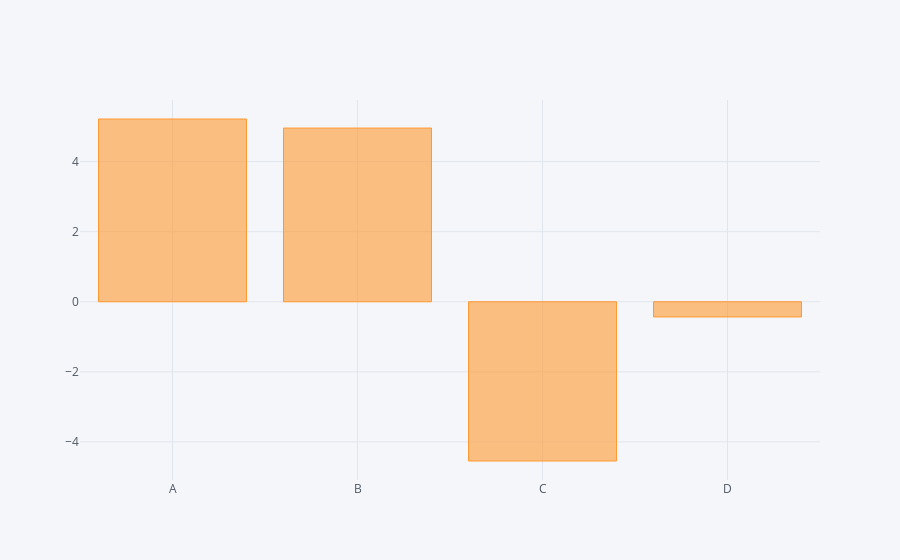

Notebook cell for this chart:
### Code cell
df1.sum().iplot(kind='bar')

### Figure 1 — Plotly figure (JSON) as saved in the notebook; plotly's stock layout.template omitted (floating-point values rounded to 4 significant figures)
{"data": [{"marker": {"color": "rgba(255, 153, 51, 0.6)", "line": {"color": "rgba(255, 153, 51, 1.0)", "width": 1}}, "name": "None", "orientation": "v", "text": "", "type": "bar", "uid": "558b56b0-a0ea-4693-82a7-a74ac8f159a3", "x": ["A", "B", "C", "D"], "y": [5.217, 4.959, -4.546, -0.434]}], "layout": {"legend": {"bgcolor": "#F5F6F9", "font": {"color": "#4D5663"}}, "paper_bgcolor": "#F5F6F9", "plot_bgcolor": "#F5F6F9", "title": {"font": {"color": "#4D5663"}}, "xaxis": {"gridcolor": "#E1E5ED", "showgrid": true, "tickfont": {"color": "#4D5663"}, "title": {"font": {"color": "#4D5663"}, "text": ""}, "zerolinecolor": "#E1E5ED"}, "yaxis": {"gridcolor": "#E1E5ED", "showgrid": true, "tickfont": {"color": "#4D5663"}, "title": {"font": {"color": "#4D5663"}, "text": ""}, "zerolinecolor": "#E1E5ED"}}}
